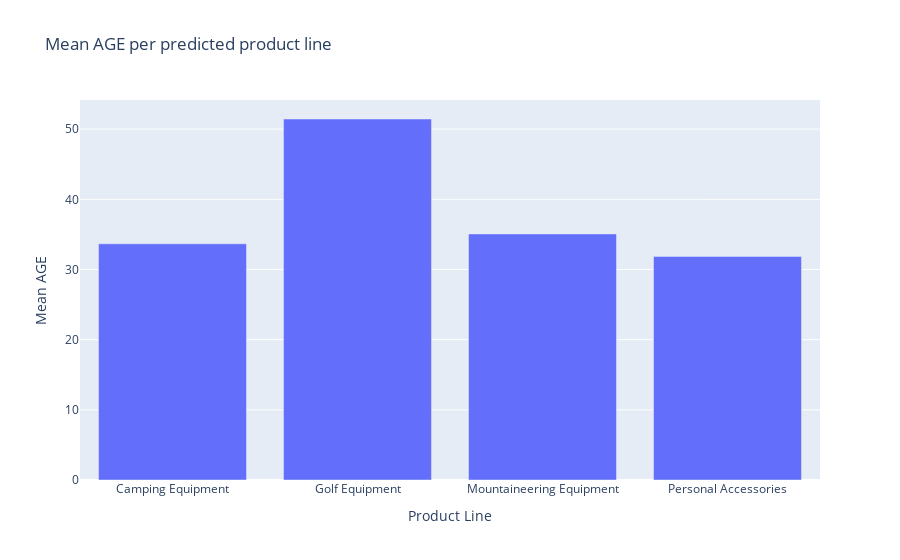

The notebook cell saved with this chart:
### Markdown cell above
With this data set, perform some analysis of the mean AGE per product line by using a bar chart.

### Code cell
age_data = [go.Bar(y=predictions_pd.groupby(['predictedLabel']).mean()['AGE'], x=cumulative_stats.index)]

age_layout = go.Layout(
    title='Mean AGE per predicted product line',
    xaxis=dict(title = 'Product Line', showline=False),
    yaxis=dict(title = 'Mean AGE'))

fig = go.Figure(data=age_data, layout=age_layout)
iplot(fig)

### Figure 1 — Plotly figure (JSON) as saved in the notebook; plotly's stock layout.template omitted (floating-point values rounded to 4 significant figures)
{"data": [{"y": [33.66, 51.45, 35.07, 31.86], "x": ["Camping Equipment", "Golf Equipment", "Mountaineering Equipment", "Personal Accessories"], "type": "bar"}], "layout": {"yaxis": {"title": {"text": "Mean AGE"}}, "xaxis": {"showline": false, "title": {"text": "Product Line"}}, "title": {"text": "Mean AGE per predicted product line"}}}
